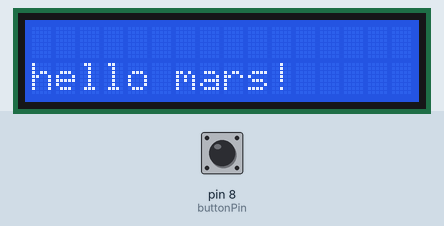
This sketch was run on a simulated Arduino Uno, built with avr-gcc and run on an emulated ATmega328P. Shown: 16×2 character LCD. The inputs (shaded band) are chosen by the test bench; at power-on: pin 8 (buttonPin) LOW. What the sketch prints to the serial monitor is not drawn.

Above: at 4.2 s.
4.3 s: pin 8 (buttonPin) pulled HIGH for 0.15 s
At 5.3 s:
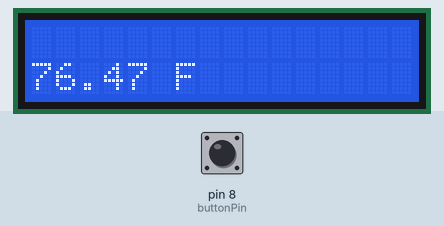
Timing chart, 0 to 7.3 s (numbered marks = the images above; inputs shaded):
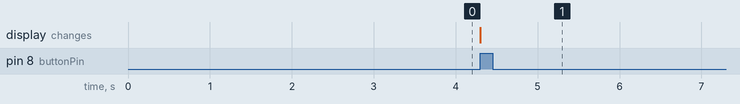

Measured:
- after the input at 4.3 s, the display: changes at once (image 1)

The sketch:

MFSN_Arduino_Temperature.ino
```cpp
/*
Using an Arduino Uno, a 16x2 LCD, a button, and a thermoresistor, display the air tempature in F on the LCD screen.

code modified from p03_LoveOMeter and Scroll LCD Library
*/

//LCD Setup
#include <LiquidCrystal.h>
const int rs = 12, en = 11, d4 = 5, d5 = 4, d6 = 3, d7 = 2;
LiquidCrystal lcd(rs, en, d4, d5, d6, d7);

//Temp and button setup
const int tempPin = 0;  //confirm   this is an analog pin ()
const int buttonPin = 8; //confirm  this is a digital pin
int buttonState = 0;
float tempC = 0;
float tempF = 0;

void setup() {
  // put your setup code here, to run once:
  //button and sensor setup
  pinMode(tempPin, INPUT);
  pinMode(buttonPin, INPUT);
  Serial.begin(9600);

  //LCD setup and show LCD is active

  // set up the LCD's number of columns and rows:
  lcd.begin(16,2);
  lcd.setCursor(0,1);
  // Print a message to the LCD.
  lcd.print("hello mars!");
  delay(3000);


}

void loop() {
  // put your main code here, to run repeatedly:

  /*
  if button pressed
    get tempature sensor value
    convert to C 0.0 and F 0
    display on LCD then wait for 3 seconds
  else, do nothing and save power
  */
  buttonState = digitalRead(buttonPin);
  if (buttonState == HIGH) {
    int sensorVal = analogRead(tempPin);
    float voltage = (sensorVal / 1024.0) * 5.0;
    tempC = (voltage - .5) * 100;
    tempF = ((tempC * 9)/5) + 32;
    /*Confirm data is correct if connected to serial output*/
    Serial.print("Temp in F " );
    Serial.println(tempF);
    //display scrolling to LCD
    lcd.setCursor(0,1);
    lcd.print(tempF);
    lcd.print(" F     ");
    delay(3000);
  }
  else {
    //do nothing
  }
}
```
